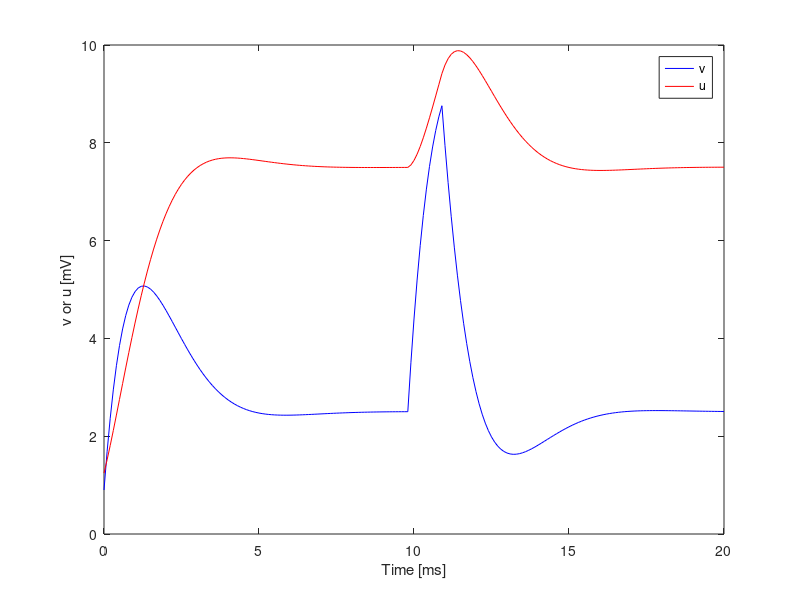
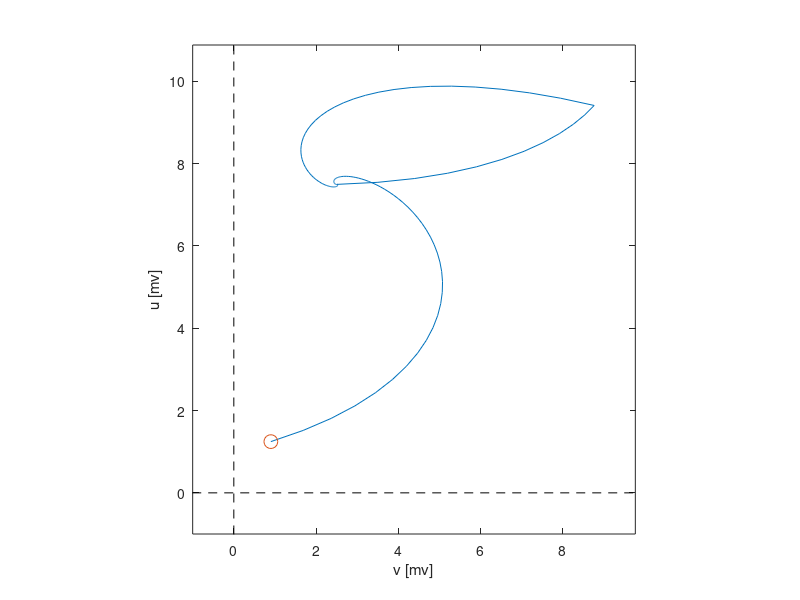

The MATLAB source for these figures, in order: (Note: this script raises an error after producing the figures.)
%% Introduction to Neuro-Engineering (2021, Spring)
%% Homework #1: Understanding an Attractor
%% written by Cheol E. Han
clear; close all;

%% parameters of the model
dt=0.1;       % integration time step [ms]
T=20;         % total simulation time [ms]
tau_v=1;      % time constant [ms]
tau_u=2;      % time constant [ms]

%% simulation
% intial setups
t_step=0;
t_rec=zeros(T/dt+1,1);
v_rec=zeros(T/dt+1,1);
u_rec=zeros(T/dt+1,1);
% initial condition
v=0;
u=1;
% I_ext
I_ext=zeros(T/dt+1,1);
I_ext(10/dt:11/dt)=10;
% Euler's method
for t=0:dt:T
    t_step=t_step+1;
    v=v-((v-10)+u-I_ext(t_step))*dt/tau_v;
    u=u-((u-5)-v)*dt/tau_u;
    t_rec(t_step)=t;
    v_rec(t_step)=v;
    u_rec(t_step)=u;
end

%% Plotting results
figure(1);clf
plot(t_rec,v_rec,'b'); hold on;
plot(t_rec,u_rec,'r');
xlabel('Time [ms]'); ylabel('v or u [mV]')
legend('v','u')

figure(2);clf
plot(v_rec, u_rec); hold on;
axis equal; axis tight
axis([min([v_rec;0]-1), max([v_rec;0]+1),min([u_rec;0])-1, max([u_rec;0]+1)]);
plot([-100, 100],[0,0],'k--');
plot([0,0],[-100, 100],'k--');
xlabel('v [mv]');ylabel('u [mv]')

t_step=0;
h=plot(v_rec(1), u_rec(1),'o','MarkerSize',10);
for t=1:dt:T
    t_step=t_step+1;
    h.XData=v_rec(t_step);
    h.YData=u_rec(t_step);
    pause(0.1)
end
    
